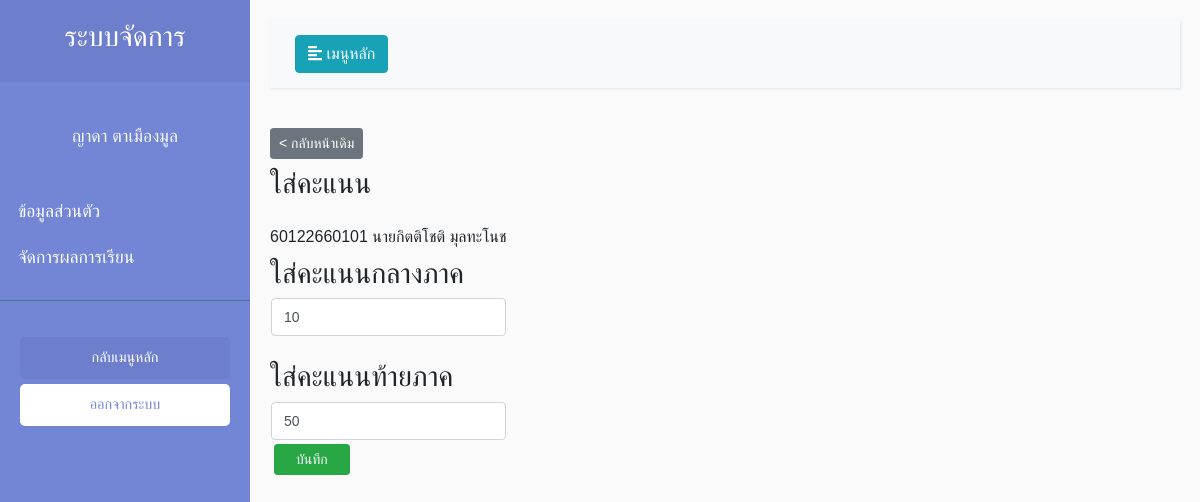
The app's page /view/setScore/SetScore.php?STD_ID=60122660101&mid=10&fin=50 (signed in) with its own data.
### tables this page shows
CREATE TABLE `teacher_tb` (
  `tc_id` int(11) NOT NULL,
  `tc_code` varchar(255) NOT NULL,
  `tc_name` varchar(255) NOT NULL,
  `tc_idCard` varchar(255) NOT NULL,
  `tc_email` varchar(255) NOT NULL,
  `tc_date` date NOT NULL
);

CREATE TABLE `student_tb` (
  `std_id` int(11) NOT NULL,
  `std_code` varchar(255) NOT NULL,
  `std_name` varchar(255) NOT NULL
);

### view/setScore/SetScore.php (the view, shortened to what this page needs)
<?php
include('../../model/connect.php');
    $checkCodeStr = substr($_SESSION['id'],0,5);
    $sql ="SELECT * FROM `teacher_tb`
    INNER JOIN course_tb
    ON teacher_tb.tc_code = course_tb.Teach_code
    WHERE teacher_tb.tc_code = '".$checkCodeStr."'";
    $query = $conn->query($sql);
    $result = $query -> FETCH_ASSOC();
    $name = $result['tc_name'];
$sqlcheck = "SELECT * FROM `student_tb`
             WHERE `std_code` ='".$_SESSION['STD_ID']."'";
$querycheck = $conn->query($sqlcheck);
$resultcheck = $querycheck->FETCH_ASSOC();
?>
<!DOCTYPE html>
<html>
<head>
    <link rel="stylesheet" href="https://stackpath.bootstrapcdn.com/bootstrap/4.1.0/css/bootstrap.min.css"
>
    <link rel="stylesheet" href="../../style/Style.css">
</head>
<body class="setfont">
    <div class="wrapper">
        <nav id="sidebar">
            <div class="sidebar-header">
                <h3 class="text-center">ระบบจัดการ</h3>
            </div>
            <p class="text-center text-light mt-3 setfont"><?php echo $name; ?> </p>
            <ul class="list-unstyled components pl-2">
            <?php if($_SESSION['Type_id'] == 1){ ?>
                <li>
                    <a href="">ข้อมูลส่วนตัว</a>
                </li>
                <li>
                    <a href="../managerPersonnel/ManagerPersonnel.php">จัดการบุคลากร</a>
                </li>
                <li>
                    <a href="../managerSubject/ManagerSubject.php">จัดการรายวิชา</a>
                </li>
                <li>
                    <a href="../managerProgram/ManagerProgram.php">จัดการแผนการสอน</a>
                </li>
            <?php } else{?>
                <li>
                    <a href="../main/Main.php">ข้อมูลส่วนตัว</a>
                </li>
                <li>
                    <a href=" ">จัดการผลการเรียน</a>
                </li>
            <?php } ?>
            </ul>
            <ul class="list-unstyled CTAs">
                <li>
                    <a href="../../index.php" class="article">กลับเมนูหลัก</a>
                </li>
                <li>
                    <a href="../../control/logout/Logout.php" class="download">ออกจากระบบ</a>
                </li>
            </ul>
        </nav>
        <div id="content">
<nav class="navbar navbar-expand-lg navbar-light bg-light">
    <div class="container-fluid">
        <button type="button" id="sidebarCollapse" class="btn btn-info">
            <i class="fas fa-align-left"></i>
            <span>เมนูหลัก</span>
        </button>
    </div>
</nav>
<a class="btn btn-sm btn-secondary mb-2" href="./ManagerGrade.php?SJ_ID=<?php echo $_SESSION['SJ_ID']; ?> "> < กลับหน้าเดิม</a>
<h3>ใส่คะแนน</h3>
<label for="txtscore" class="mt-3"><?php echo $resultcheck['std_code']." ".$resultcheck['std_name'] ?></label>
<br>
<form action="../../control/grade/Addscore.php" method="POST">
<h3>ใส่คะแนนกลางภาค</h3>
<div class="row ">
<input class="form-control col-form-label col-form-label-sm col-3 ml-3 " name="txtmid" id="txtmid" placeholder="คะแนนกลางภาค"
pattern="^[0-9\s]+$.{0,2}"title="Must be score only from 1-100"
<?php if($_GET['mid']){ ?> value="<?php echo $_GET['mid']; ?>" <?php } ?> required autofocus>
</div>
<br>
<h3>ใส่คะแนนท้ายภาค</h3>
<div class="row ">
<input class="form-control col-form-label col-form-label-sm col-3 ml-3 " name="txtfinal" id="txtfinal" placeholder="คะแนนท้ายภาค"
pattern="^[0-9\s]+$.{0,2}"title="Must be score only from 1-100"
<?php if($_GET['fin']){ ?> value="<?php echo $_GET['fin']; ?>" <?php } ?> required autofocus>
</div>
<button class="btn btn-success btn-sm m-1 col-1">บันทึก</button>
</form>
</div>
</body>
</html>

### style/Style.css (style rules this page uses)
body { font-family: 'Kanit', sans-serif; }
.setfont { font-family: 'Kanit', sans-serif; }
body { font-family: 'Poppins', sans-serif; background: #fafafa; }
p { font-family: 'Poppins', sans-serif; font-size: 1.1em; font-weight: 300; line-height: 1.7em; color: #999; }
a, a:hover, a:focus { color: inherit; text-decoration: none; transition: all 0.3s; }
.navbar { padding: 15px 10px; background: #fff; border: none; border-radius: 0; margin-bottom: 40px; box-shadow: 1px 1px 3px rgba(0, 0, 0, 0.1); }
.wrapper { display: flex; width: 100%; align-items: stretch; }
#sidebar { min-width: 250px; max-width: 250px; background: #7386D5; color: #fff; transition: all 0.3s; }
#sidebar .sidebar-header { padding: 20px; background: #6d7fcc; }
#sidebar ul.components { padding: 20px 0; border-bottom: 1px solid #47748b; }
#sidebar ul li a { padding: 10px; font-size: 1.1em; display: block; }
ul.CTAs { padding: 20px; }
ul.CTAs a { text-align: center; font-size: 0.9em !important; display: block; border-radius: 5px; margin-bottom: 5px; }
a.download { background: #fff; color: #7386D5; }
a.article, a.article:hover { background: #6d7fcc !important; color: #fff !important; }
#content { width: 100%; padding: 20px; min-height: 100vh; transition: all 0.3s; }

### records on screen
teacher_tb: tc_name "ญาดา ตาเมืองมูล"
student_tb: std_code "60122660101", std_name "นายกิตติโชติ มุลทะโนช"
